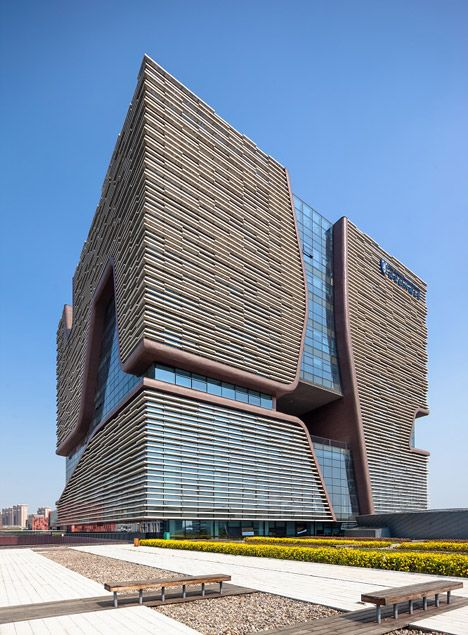
//> input picture cornerDetection/scenery4.jpg, 468 x 635 px
$ ./SubpixelCornerDetect   (built with g++ and OpenCV 4)
//> lines starting //> are read from the running program, lines starting //| are printed output that depends on the picture; after the words box and inside, x2 and y2 are one past the last pixel; in counts of white or black regions, pixels touching at a corner belong together
#include <opencv2/opencv.hpp>
#include <opencv2/imgproc/imgproc.hpp>
#include <opencv2/highgui/highgui.hpp>

using namespace cv;

Mat g_srcImage, g_grayImage;
int g_threshold = 30;

void on_GoodFeaturesToTrack(int, void*);

int main()
{
	g_srcImage = imread("scenery4.jpg");
//> g_srcImage is the input picture: 635 rows x 468 cols, CV_8UC3; mean B, G, R 161.1, 141.4, 125.7
	imshow("source", g_srcImage);

	// draw on another picture
	cvtColor(g_srcImage, g_grayImage, COLOR_BGR2GRAY);
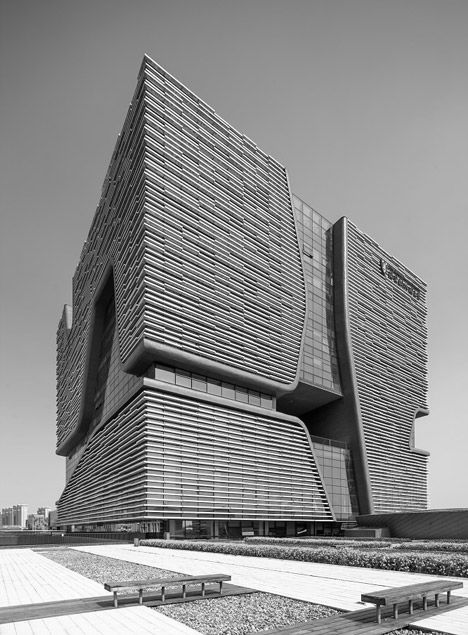
//> g_grayImage: 635 rows x 468 cols, CV_8UC1; min 0, max 255, mean 138.9
	createTrackbar("value", "source", &g_threshold, 500, on_GoodFeaturesToTrack);
	on_GoodFeaturesToTrack(0, 0);

	waitKey(0);
	return 0;
}

void on_GoodFeaturesToTrack(int, void*)
{
	if (g_threshold <= 1)
	{
		g_threshold = 1; // if not deal the situation, when value is 1 the point size will reture
		// to large size
	}

	std::vector<Point2f> corners;
	double qualityLevel = 0.01; // corner detect acceptable min feature value
	double minDistance = 10; // minimum corner distance
	int blockSize = 3; // correlate gradient matrix corner range
	double k = 0.04; // weight

	/* every time use gray image deal with algorithm */
	goodFeaturesToTrack(g_grayImage, corners, g_threshold, qualityLevel, minDistance, Mat(),
		blockSize, false, k);
//> corners = 30 Points (x, y), first 12: [362, 595], [105, 584], [445, 593], [230, 576], [420, 631], [184, 585], [144, 339], [144, 216], [144, 172], [304, 309], [156, 369], [304, 288]


	// not direct draw on source picture
	Mat copy = g_srcImage.clone(); // draw on the copy image
	for (unsigned int i = 0; i < corners.size(); i++)
	{
		circle(copy, corners[i], 4, Scalar(theRNG().uniform(0, 255), theRNG().uniform(0, 255),
			theRNG().uniform(0, 255)), -1, 8, 0);
	}
//> this loop made 30 passes
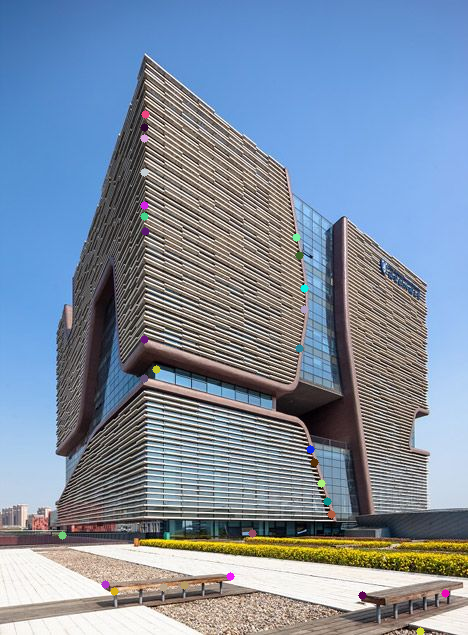
//> copy: 635 rows x 468 cols, CV_8UC3; 0.49% of pixels changed, all inside (x1, y1, x2, y2) = (58, 110, 450, 635)
	imshow("result", copy);

	Size winSize = Size(5, 5);
	Size zeroSize = Size(-1, -1);
	TermCriteria criteria = TermCriteria(TermCriteria::EPS + TermCriteria::MAX_ITER, 40, 0.001);
	cornerSubPix(g_grayImage, corners, winSize, zeroSize, criteria);
//> corners = 30 Points (x, y), first 12: [360.6, 594.1], [103.2, 583.8], [448.3, 591.7], [230, 576], [420, 631], [183.2, 581.2], [144, 339], [144, 216], [144, 172], [304, 309], [154.7, 367.2], [304, 288]
	for (int i = 0; i < corners.size(); i++)
	{
		std::cout << "precise corrdinate: (" << corners[i].x << ", " << corners[i].y << ")\n";
	}
	std::cout << std::endl;
}

$ run again, with cornerDetection/scenery2.jpg copied over cornerDetection/scenery4.jpg
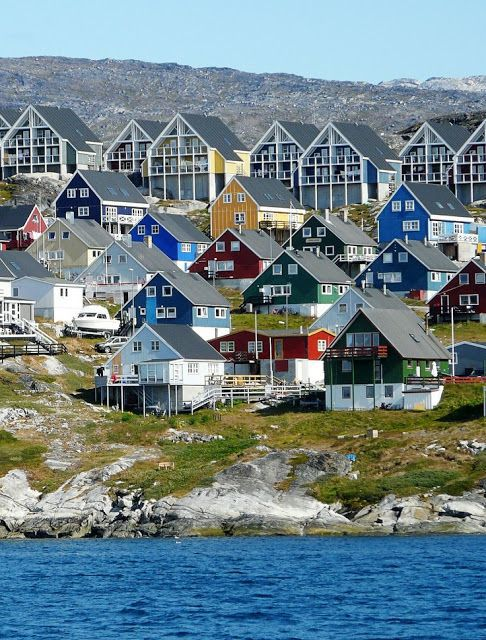
//> input picture cornerDetection/scenery2.jpg, 486 x 640 px
//> g_srcImage is the input picture: 640 rows x 486 cols, CV_8UC3; mean B, G, R 136.3, 129.7, 109.6
//> `cvtColor(g_srcImage, g_grayImage, COLOR_BGR2GRAY);`:
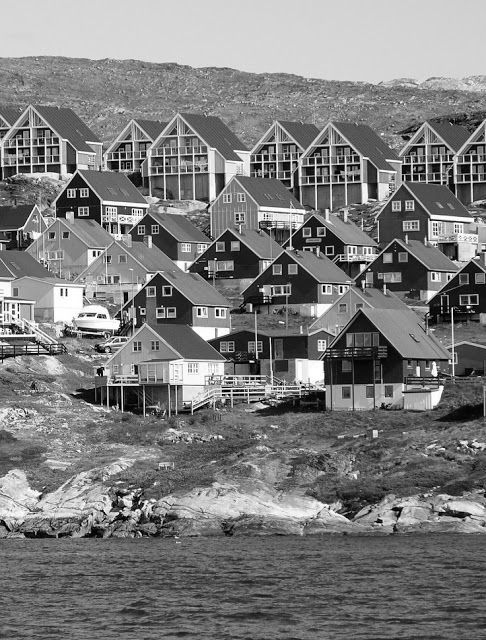
//> g_grayImage: 640 rows x 486 cols, CV_8UC1; min 0, max 255, mean 124.4
//> in on_GoodFeaturesToTrack, `goodFeaturesToTrack(g_grayImage, corners, g_threshold, qualityLevel, m..`: corners = 30 Points (x, y), first 12: [217, 315], [199, 314], [341, 286], [467, 307], [324, 291], [246, 394], [94, 256], [317, 167], [47, 147], [369, 269], [215, 258], [112, 232]
//> the loop in on_GoodFeaturesToTrack, `for (unsigned int i = 0; i < corners.size(); i++)` made 30 passes
//> after the loop in on_GoodFeaturesToTrack, `for (unsigned int i = 0; i < corners.size(); i++)`:
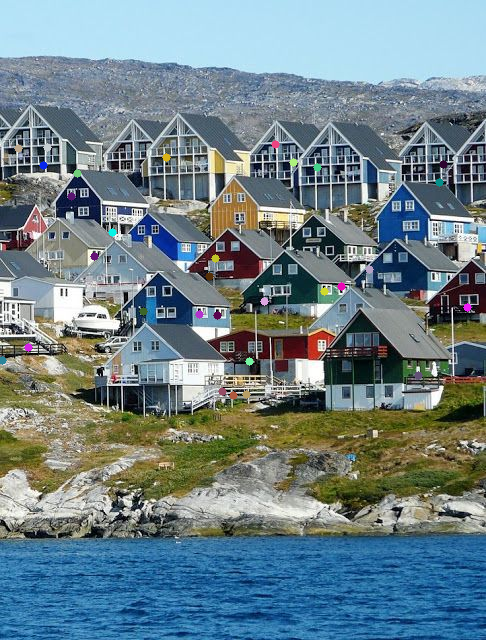
//> copy: 640 rows x 486 cols, CV_8UC3; 0.47% of pixels changed, all inside (x1, y1, x2, y2) = (0, 140, 472, 400)
//> in on_GoodFeaturesToTrack, `cornerSubPix(g_grayImage, corners, winSize, zeroSize, criteria);`: corners = 30 Points (x, y), first 12: [217.5, 316.6], [199, 315.6], [341, 284.3], [467.9, 306.9], [323.5, 292.9], [247.3, 392.5], [95.07, 257.1], [315.2, 165.2], [44.61, 145.5], [369, 269], [215.3, 259.1], [110.7, 233.4]
//> the loop in on_GoodFeaturesToTrack, `for (int i = 0; i < corners.size(); i++)` made 30 passes
//| precise corrdinate: (217.469, 316.566)
//| precise corrdinate: (198.989, 315.601)
//| precise corrdinate: (340.97, 284.325)
//| precise corrdinate: (467.896, 306.949)
//| precise corrdinate: (323.539, 292.93)
//> (output is shown up to pass 5 of 30)
